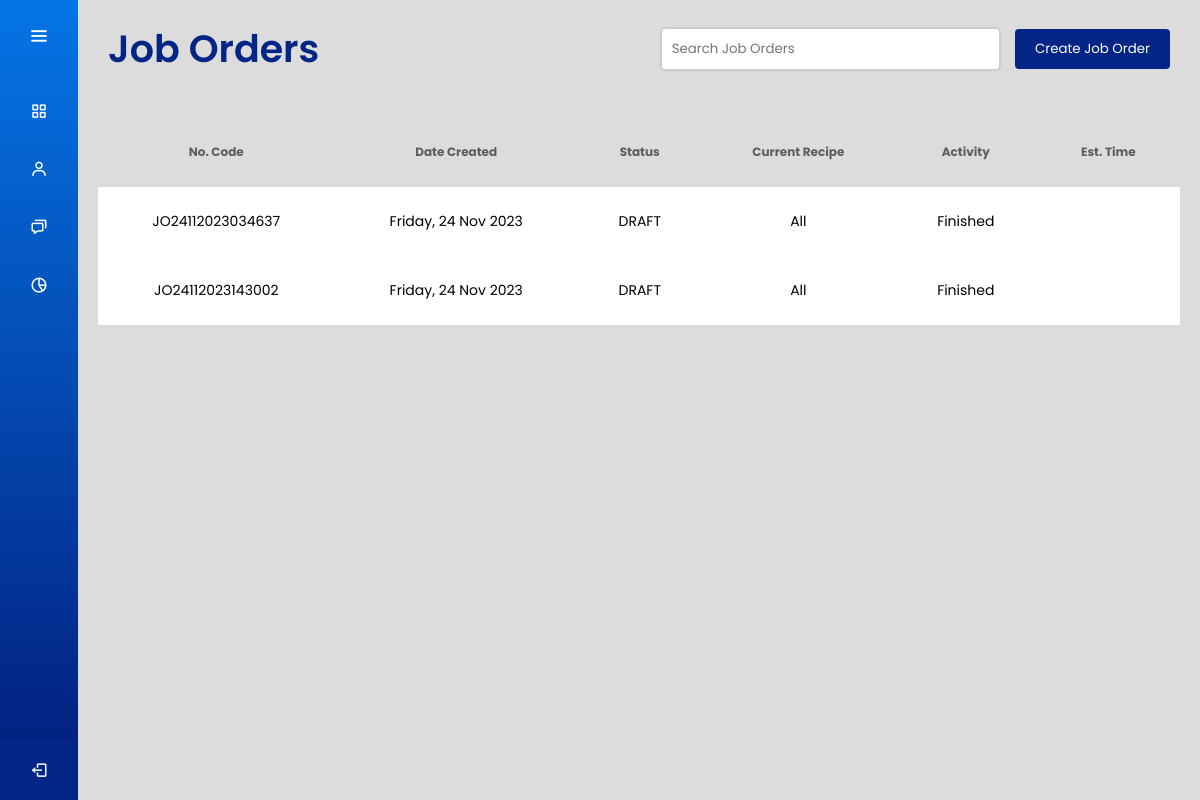
Page / (signed in) on the earlier database version.
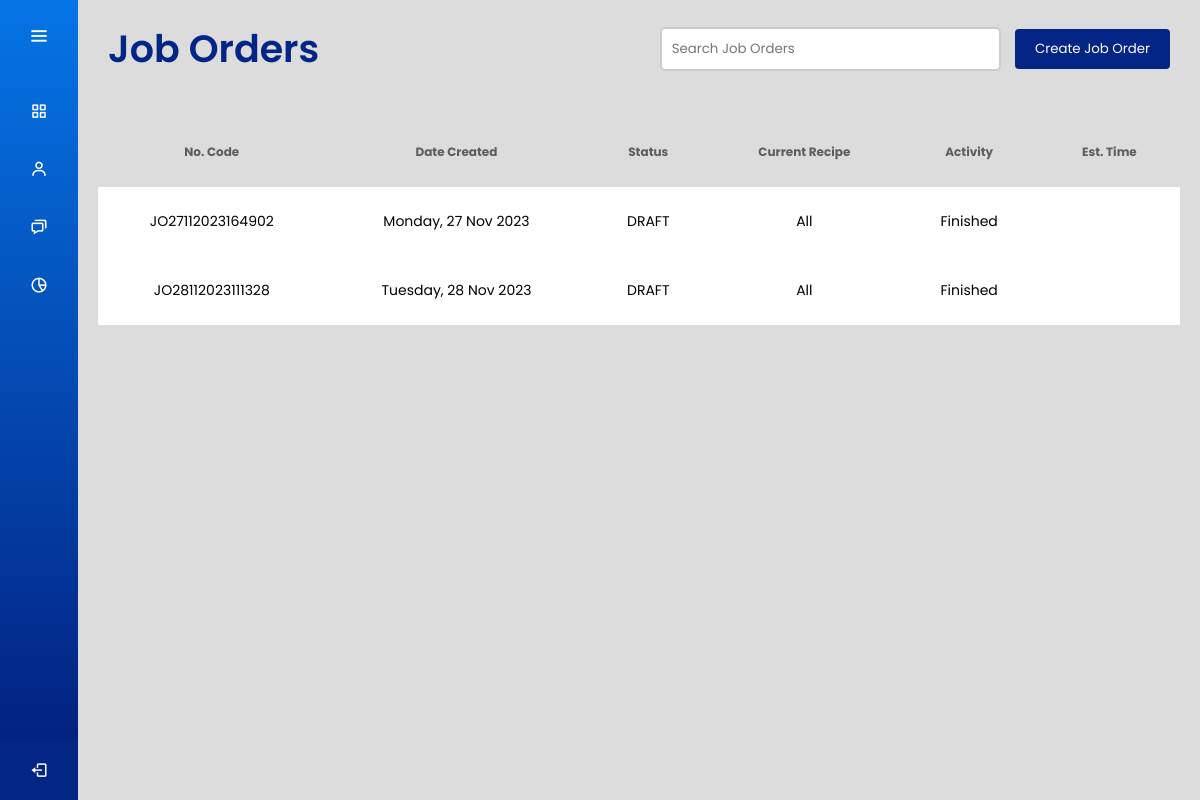
Same page on the later database version.
### joborders/models.py (models this page shows, shortened)
class JobOrder(models.Model):
    jobOrderId = models.CharField(max_length=50, unique=True)
    jobOrderCreatedDate = models.DateTimeField()
    jobOrderStatus = models.CharField(max_length=50)
    userId = models.ForeignKey(User, on_delete=models.CASCADE)

### users/views.py (the view)
# urls.py: path('', views.dashboard_view, name='dashboard'),
@login_required
def dashboard_view(request):
    malaysian_tz = pytz.timezone('Asia/Kuala_Lumpur')
    now = timezone.now().astimezone(malaysian_tz)
    job_orders_list = []
    job_orders = JobOrder.objects.all().prefetch_related('recipes__activity_recipe')
    for job_order in job_orders:
        earliest_activity = {
            'recipeName': None,
            'name': 'Not Started',
            'time': None
        }
        for recipe in job_order.recipes.all():
            activities = recipe.activity_recipe.order_by('spongeStart', 'doughStart').all()
            for activity in activities:
                if now < activity.spongeStart:
                    if earliest_activity['time'] is None or activity.spongeStart < earliest_activity['time']:
                        earliest_activity['recipeName'] = recipe.recipeName
                        earliest_activity['name'] = 'Starting Sponge'
                        earliest_activity['time'] = activity.spongeStart
                elif activity.spongeStart <= now <= activity.spongeEnd:
                    earliest_activity['recipeName'] = recipe.recipeName
                    earliest_activity['name'] = 'Sponge Ending'
                    earliest_activity['time'] = activity.spongeEnd
                    break
                elif activity.spongeEnd <= now <= activity.doughStart:
                    earliest_activity['recipeName'] = recipe.recipeName
                    earliest_activity['name'] = 'Starting Dough'
                    earliest_activity['time'] = activity.doughStart
                    break
                elif activity.doughStart <= now <= activity.doughEnd:
                    earliest_activity['recipeName'] = recipe.recipeName
                    earliest_activity['name'] = 'Dough Ending'
                    earliest_activity['time'] = activity.doughEnd
                    break
                elif activity.doughEnd <= now <= activity.firstLoafPacked:
                    earliest_activity['recipeName'] = recipe.recipeName
                    earliest_activity['name'] = 'First Loaf Packing'
                    earliest_activity['time'] = activity.firstLoafPacked
                    break
                elif activity.firstLoafPacked <= now < activity.cutOffTime:
                    earliest_activity['recipeName'] = recipe.recipeName
                    earliest_activity['name'] = 'Cut Off Time'
                    earliest_activity['time'] = activity.cutOffTime
                    break
                elif now >= activity.cutOffTime:
                    earliest_activity['recipeName'] = 'All'
                    earliest_activity['name'] = 'Finished'
                    earliest_activity['time'] = None
        job_data = {
            'jobOrderId': job_order.jobOrderId,
            'jobOrderCreatedDate': job_order.jobOrderCreatedDate,
            'jobOrderStatus': job_order.jobOrderStatus,
            'current_recipe_name': earliest_activity['recipeName'],
            'current_activity_name': earliest_activity['name'],
            'current_activity_time': earliest_activity['time'],
        }
        job_orders_list.append(job_data)
    context = {
        'job_orders': job_orders_list
    }
    return render(request, 'dashboard.html', context)

### users/templates/dashboard.html (shortened to what this page needs)
<!DOCTYPE html>
<html lang="en" dir="ltr">
  <head>
    {% load static %}
    <link rel="stylesheet" href="{% static 'css/dash_style.css' %}">
    <link rel="stylesheet" href="{% static 'css/table_style.css' %}">
    <link href='https://unpkg.com/boxicons@2.0.7/css/boxicons.min.css' rel='stylesheet'>
   </head>
<body>
  {% include 'sidebar.html' %}
  <section class="home-section">
    {% include 'header.html' %}
    <div class="main-content">
      {% include 'dashboard_table.html' %}
    </div>
  </section>
</body>
</html>

### users/templates/dashboard_table.html (shortened to what this page needs)
<!DOCTYPE html>
<html lang="en" dir="ltr">
  <head>
</head>
<table id="dashboard-table">
        <thead>
            <tr>
                <th>No. Code</th>
                <th>Date Created</th>
                <th>Status</th>
                <th>Current Recipe</th>
                <th>Activity</th>
                <th>Est. Time</th>
            </tr>
        </thead>
        <tbody>
            {% for job in job_orders %}
            <tr id="job_order_row_{{ job.jobOrderId }}" class="clickable-row" data-job-order-id="{{ job.jobOrderId }}" data-href="{% url 'details' job.jobOrderId %}">
                    <td>{{ job.jobOrderId }}</td>
                    <td>{{ job.jobOrderCreatedDate|date:"l, d M Y" }}</td>
                    <td>{{ job.jobOrderStatus }}</td>
                    <td>{{ job.current_recipe_name }}</td>
                    <td>{{ job.current_activity_name }}</td>
                    <td>{{ job.current_activity_time|date:"l, d M Y H:i A" }}</td>
                </tr>
            {% empty %}
                <tr>
                    <td colspan="6">No job orders found.</td>
                </tr>
            {% endfor %}
        </tbody>
      </table>
    </html>

Differences in the rows shown:
removed JobOrder: jobOrderId "JO24112023034637", jobOrderCreatedDate "Friday, 24 Nov 2023", jobOrderStatus "DRAFT"
removed JobOrder: jobOrderId "JO24112023143002", jobOrderCreatedDate "Friday, 24 Nov 2023", jobOrderStatus "DRAFT"
added JobOrder: jobOrderId "JO27112023164902", jobOrderCreatedDate "Monday, 27 Nov 2023", jobOrderStatus "DRAFT"
added JobOrder: jobOrderId "JO28112023111328", jobOrderCreatedDate "Tuesday, 28 Nov 2023", jobOrderStatus "DRAFT"
Other differences:
new list line: "All Finished"
list line gone: "All Finished"
